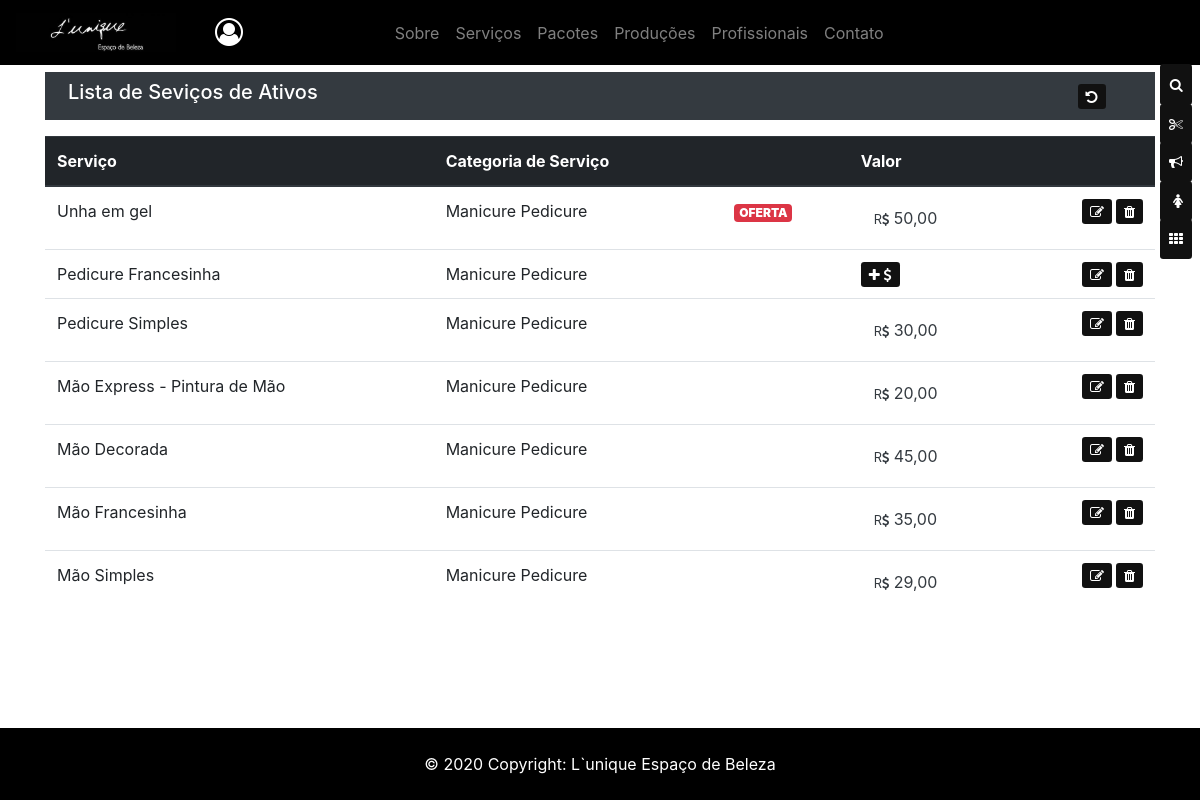
Screenshot of /service/service_active_list/ (signed in) with the database file from the repository.
### service/models.py (models this page shows, shortened)
class ServiceModel(models.Model):
    service_tittle = models.CharField('Título*',max_length=150, unique=True)
    service_description = models.CharField('Descrição*', max_length=1000, null=True, blank=True)
    service_active = models.BooleanField('Serviçø inativo', default=True)
    service_author = models.ForeignKey(settings.AUTH_USER_MODEL, related_name='service_user', on_delete=models.SET_NULL, blank=True, null=True)
    service_category = models.ForeignKey(ServiceCategoryModel, related_name='service_category', on_delete=models.SET_NULL, blank=True, null=True)
    service_updated_at = models.DateTimeField(null=True)
    service_updated_by = models.ForeignKey(settings.AUTH_USER_MODEL, null=True, related_name='+',on_delete=models.SET_NULL, blank=True)
    service_published = models.DateTimeField(auto_now_add=True)
    service_views = models.PositiveIntegerField(default=0)
    objects = ServiceManager()
    class Meta:
        verbose_name_plural = "service_list"
        verbose_name = "service"
        db_table = 'service_db'

class ServiceCategoryModel(models.Model):
    category_service = models.CharField('Qual nova categoria de serviços?', max_length=100, unique=True)
    professional_category = models.ForeignKey(ProfessionalCategoryModel, related_name='service_professional', on_delete=models.SET_NULL, blank=True, null=True)
    category_service_author = models.ForeignKey(settings.AUTH_USER_MODEL, on_delete=models.SET_NULL, blank=True, null=True)
    category_service_published = models.DateTimeField(auto_now_add=True)
    category_service_updated_at = models.DateTimeField(null=True)
    category_service_updated_by = models.ForeignKey(settings.AUTH_USER_MODEL, null=True, related_name='+',on_delete=models.SET_NULL, blank=True)
    class Meta:
        verbose_name_plural = "service_category_list"

### price/models.py (models this page shows, shortened)
class PriceModel(models.Model):
    price_value = models.DecimalField(max_digits=10, decimal_places=2, null=True, blank=True)
    old_price_value = models.DecimalField(max_digits=10, decimal_places=2, null=True, blank=True)
    price_service = models.ForeignKey(ServiceModel, related_name='price_service', on_delete=models.CASCADE, null=True, blank=True)
    price_combo = models.ForeignKey(ComboModel, related_name='price_combo', on_delete=models.CASCADE, null=True, blank=True)
    price_active = models.BooleanField('Preço visisvel?', default=False)
    price_updated_at = models.DateTimeField(null=True)
    price_updated_by = models.ForeignKey(settings.AUTH_USER_MODEL, null=True, related_name='+', on_delete=models.SET_NULL, blank=True)
    price_published = models.DateTimeField(auto_now_add=True)
    price_user = models.ForeignKey(settings.AUTH_USER_MODEL, related_name='price_user', on_delete=models.SET_NULL, blank=True, null=True)
    price_value_tracker = FieldTracker(fields=['price_value'])
    class Meta:
        verbose_name_plural = "price_list"
        verbose_name = "price"
        db_table = 'price_db'

### service/views.py (the view)
@method_decorator(staff_member_required, name='dispatch')
class ServiceActiveListView(ListView):
    template_name = 'service/service_active_list.html'
    model = ServiceModel
    context_object_name = 'service_active_list'
    def get_queryset(self):
        queryset = super().get_queryset().filter(service_active=False).order_by('-service_category')
        return queryset

### service/models.py (called while the page is built)
    def get_queryset(self):
        return ServiceQuerySet(self.model, using=self._db)

### service/templates/service/service_active_list.html (shortened to what this page needs)
{% extends "base.html" %}
{% load static %}
{% block content %}
<br>
<div class="container">
    <div class="col-12">
           <div class="row bg-dark justify-content-center">
               <div class="col-11 align-self-center">
                    <h5 class="p-2 text-white">Lista de Seviços de Ativos</h5>
               </div>
               <div class="col-1 align-self-center">
                   <a href="{% url 'main:dashboard'  %}" class="btn-sm text-white btn-secondary" style="background-color: #111111;">
                       <i class="fa fa-undo" aria-hidden="true"></i>
                   </a>
               </div>
           </div>
       </div>
    <table class="table">
  <thead class="thead-dark">
    <tr>
      <th scope="col">Serviço</th>
      <th scope="col">Categoria de Serviço</th>
      <th scope="col"></th>
      <th scope="col">Valor</th>
      <th scope="col"></th>
    </tr>
  </thead>
  <tbody>
    <tr>
        {% for service_active in service_active_list %}
        <td><li>{{ service_active.service_tittle }}</li></td>
        <td><li>{{ service_active.service_category.category_service }}</li></td>
            {% for price in service_active.price_service.all %}
                <td><li>
                      {% if price.price_value <= price.old_price_value %}
                         <span class="badge rounded badge-danger"><strong>OFERTA</strong></span>
                      {% endif %}
                </li></td>
            <td><li>
                {% if price.price_active is True %}
                <a href="{% url 'price:price_service_update' price.price_service.pk price.pk %}" class="btn text-dark">
                    <small>R<i class="fa fa-usd" aria-hidden="true"></i></small> {{ price.price_value }}
                </a>
                {% else %}
                        <a href="{% url 'price:price_service_update' price.price_service.pk price.pk %}" class="btn-sm text-white btn-secondary" style="background-color: #111111;">
                        {% if price.price_value is null %}
                        <i class="fa fa-plus" aria-hidden="true"></i>
                        <i class="fa fa-usd" aria-hidden="true"></i>
                        {% else %}
                        <i class="fa fa-usd" aria-hidden="true"></i>
                        {% endif %}
                        </a>
                {% endif %}
            {% endfor %}
      <td class="text-right">
          <a href="{% url 'service:service_update' service_active.pk  %}" class="btn-sm pr-1 text-white btn-secondary" style="background-color: #111111;">
              <i class="fa fa-pencil-square-o" aria-hidden="true"></i>
          </a>
          <a href="{% url 'service:service_delete' service_active.pk  %}" class="btn-sm ml-1 text-white btn-secondary" style="background-color: #111111;">
              <i class="fa fa-trash" aria-hidden="true"></i>
          </a>
      </td>
    </tr>
    <ul>
    {% empty %}
        <li><h6>Sem serviços ativos, lista de <a class="btn bg-white text-dark" href="{% url 'service:service_inactive_list' %}"><strong>serviços inativos.</strong></a></h6></li>
    </ul>
  {% endfor %}
  </tbody>
    </table>
</div>
{% endblock content %}

### rows the page displays
ServiceModel: service_tittle "Unha em gel", service_category.category_service "Manicure Pedicure"
PriceModel: old_price_value "OFERTA", price_value "50,00"
ServiceModel: service_tittle "Pedicure Francesinha", service_category.category_service "Manicure Pedicure"
PriceModel: price_active False (drawn)
ServiceModel: service_tittle "Pedicure Simples", service_category.category_service "Manicure Pedicure"
PriceModel: price_value "30,00"
ServiceModel: service_tittle "Mão Express - Pintura de Mão", service_category.category_service "Manicure Pedicure"
PriceModel: price_value "20,00"
ServiceModel: service_tittle "Mão Decorada", service_category.category_service "Manicure Pedicure"
PriceModel: price_value "45,00"
ServiceModel: service_tittle "Mão Francesinha", service_category.category_service "Manicure Pedicure"
PriceModel: price_value "35,00"
ServiceModel: service_tittle "Mão Simples", service_category.category_service "Manicure Pedicure"
PriceModel: price_value "29,00"
